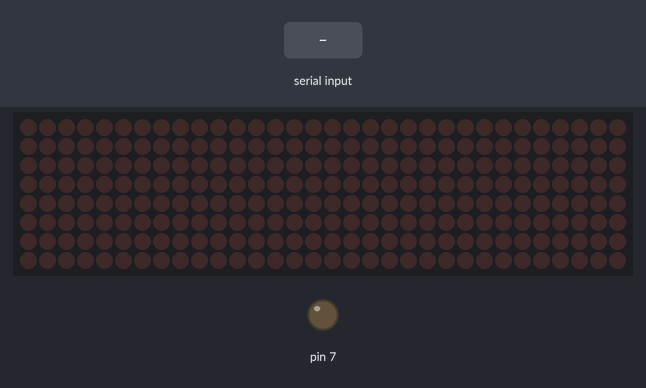
Recording of a sketch running on a simulated Arduino Uno, built with avr-gcc and run on an emulated ATmega328P. On the bench: 32×8 LED matrix, output pins drawn as LEDs (lit = HIGH). Inputs (shaded band) come from the test bench.

Above: at 1.2 s.
1.3 s: "1" received over Serial
At 1.79 s:
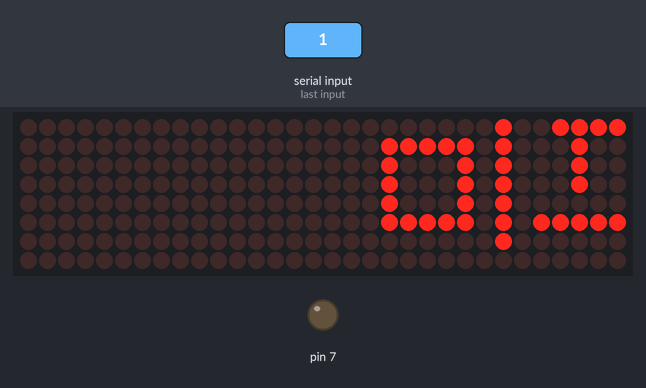
At 6.4 s:
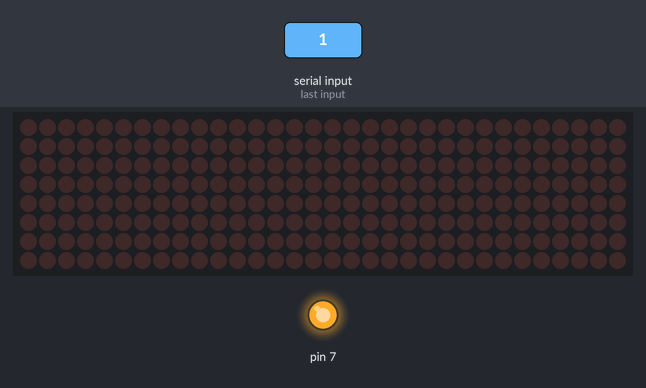
6.7 s: "1" received over Serial
At 8.76 s:
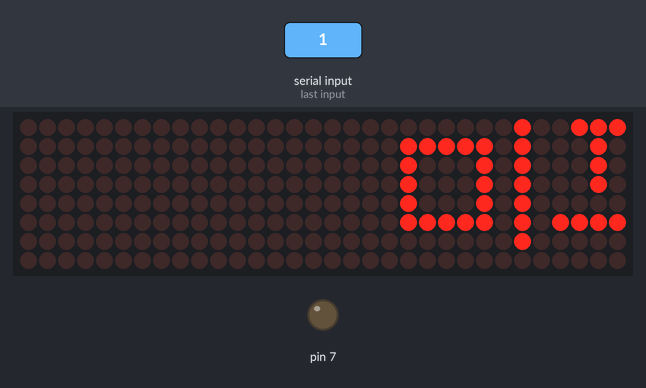
Timing chart, 0 to 16.8 s (numbered marks = the images above; inputs shaded):
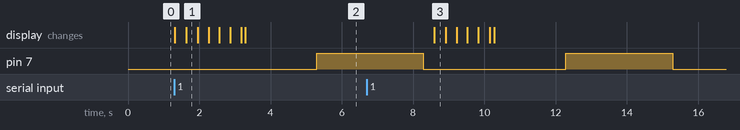

Measured:
- after the input at 1.3 s, pin 7: LOW → HIGH after 4.0 s
- after the input at 6.7 s, the display: changes after 1.9 s (image 3)

The sketch:

Project_code2.ino
```cpp
#include "LedControl.h"

LedControl lc = LedControl(12, 11, 10, 4); //Din, ClK, CS

byte data[10][8] =
{
  // 미
  {
    B00000001,
    B01111101,
    B01000101,
    B01000101,
    B01000101,
    B01111101,
    B00000001,
    B00000000
  },
  // 끄
  {
    B00111110,
    B00010010,
    B00010010,
    B00010010,
    B00000000,
    B01111111,
    B00000000,
    B00000000
  },
  // 럼
  {
   B01110010,
   B00010010,
   B01110110,
   B01000010,
   B01110010,
   B00001110,
   B00001010,
   B00001110
  },
  // NULL
  {
    B00000000,
    B00000000,
    B00000000,
    B00000000,
    B00000000,
    B00000000,
    B00000000,
    B00000000
  },
  // 주
  {
    B00111110,
    B00000100,
    B00001000,
    B00010100,
    B00100010,
    B00000000,
    B01111111,
    B00001000
  },
  // 의
  {
    B00010010,
    B00101010,
    B00101010,
    B00010010,
    B00000010,
    B01111110,
    B00000010,
    B00000000
  },
  // NULL
  {
    B00000000,
    B00000000,
    B00000000,
    B00000000,
    B00000000,
    B00000000,
    B00000000,
    B00000000
  },
  // NULL
  {
    B00000000,
    B00000000,
    B00000000,
    B00000000,
    B00000000,
    B00000000,
    B00000000,
    B00000000
  },
  // NULL
  {
    B00000000,
    B00000000,
    B00000000,
    B00000000,
    B00000000,
    B00000000,
    B00000000,
    B00000000
  }
};
void setup() {
  Serial.begin(9600);
  pinMode(7,OUTPUT);
  for (int num = 0; num < 4; num++)
  {
    lc.shutdown(num, false); //절전모드 해제
    lc.setIntensity(num, 8); //매트릭스의 밝기 8로 선언, 0~15까지 가능
    lc.clearDisplay(num); //매트릭스 led 초기화
  }
}

void loop() {
  char chr=Serial.read();
  if(chr=='1'){
    matrix();
    delay(1000);
    pump();
  }
}
void matrix(){
  byte buffer1[4 + 1][8];

  for (int i = 0; i < 4; i++)
  {
    for (int j = 0; j < 8; j++)
    {
      buffer1[i][j] = B00000000;
    }
  }

  // 문자 시프트 작업
  for (int i = 0; i < 10; i++) // 전체 글자수 만큼 반복
  {
    // memcpy 함수를 사용해서 데이터를 버퍼로 옮김
    // memcpy(destination, source, size)
    // memcpy(목적지 주소값, 원본 주소값, 데이터크기)
    memcpy(&buffer1[4], &data[i], sizeof(data[i]));

    for (int j = 0; j < 8; j++) // 한 글자는 8열이므로, 글자당 8번 수행
    {
      for (int k = 0; k < 8; k++) // 한 글자는 8행이므로, 글자당 8번 수행
      {
        // 비트 시프트로 왼쪽으로 한칸씩 시프트
        // 비트 시프트로 첫번째 열의 데이터가 오른쪽으로 7칸 시프트
        // 비트 OR 연산자(|)로 두 데이터를 합침
        buffer1[0][k] = (buffer1[0][k] << 1) | (buffer1[1][k] >> 7);
        buffer1[1][k] = (buffer1[1][k] << 1) | (buffer1[2][k] >> 7);
        buffer1[2][k] = (buffer1[2][k] << 1) | (buffer1[3][k] >> 7);
        buffer1[3][k] = (buffer1[3][k] << 1) | (buffer1[4][k] >> 7);
        buffer1[4][k] = (buffer1[4][k] << 1);
      }

      // 출력
      /*for (int i = 0; i < 8; i++)
      {
        // lc.setRow 함수는 행(Row) 기준으로 도트매트릭스를 제어
        // lc.setRow(matrix_number,Row,value)
        // lc.setRow(출력 매트릭스 번호, 행, 출력값)
        lc.setRow(0, i, buffer1[0][i]);
        lc.setRow(1, i, buffer1[1][i]);
        lc.setRow(2, i, buffer1[2][i]);
        lc.setRow(3, i, buffer1[3][i]);
      }*/
      //뒤집혀서 출력 될 시
      for (int i = 0; i < 8; i++)
      {
        // lc.setRow 함수는 행(Row) 기준으로 도트매트릭스를 제어
        // lc.setRow(matrix_number,Row,value)
        // lc.setRow(출력 매트릭스 번호, 행, 출력값)
        lc.setRow(0, i, buffer1[3][i]);
        lc.setRow(1, i, buffer1[2][i]);
        lc.setRow(2, i, buffer1[1][i]);
        lc.setRow(3, i, buffer1[0][i]);
      }
      delay(10);
    }
  }
  delay(1000);
}

void pump(){
  digitalWrite(7,HIGH);
  delay(3000);
  digitalWrite(7,LOW);
}
```
